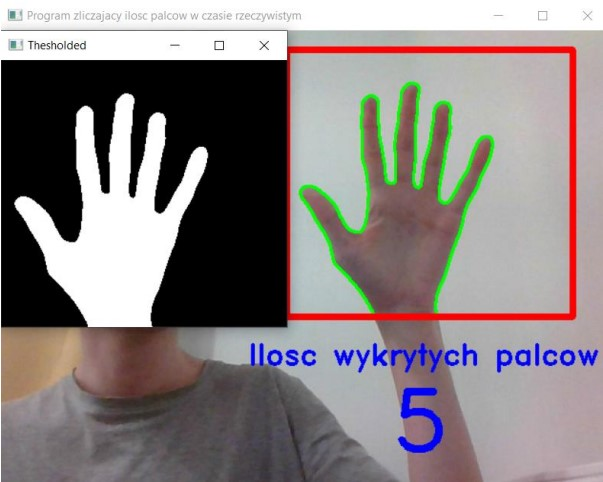
#> input picture images/5_fingers.jpg, 603 x 482 px, given in place of the camera
$ python main_1.py
#> lines starting #> are read from the running program, lines starting #| are printed output that depends on the picture
# Import bibliotek

import cv2
import numpy as np
from sklearn.metrics import pairwise

# Zdefiniowanie zmiennej przechowującej liczbę klatek do utworzenia zmiennej tlo oraz liczby klatek wymaganej do kalibracji
liczba_klatek = 0
liczba_klatek_kalibracja = 90

# Zdefiniowanie zmiennej Tlo oraz wagi wykorzystanej w proces
Tlo = None
waga = 0.5

# Ustawienie kwadratu ROI(Region of Interest) w
Top = 20
Bottom = 300
Right = 300
Left = 600

# Parametry blurowania Gaussowskiego

Gaussian_Par = 7

thresh_prog = 25

# Inicjalizacja kamery
cam = cv2.VideoCapture(0)

# Zdefiniowanie funkcji tworzącej uśrednione tło
def accum_weighted(frame, waga):
    global Tlo
    # If, która kopiuje pierwszą klatkę jako tło
    if Tlo is None:
        Tlo = frame.copy().astype("float")
        return None
    # Funkcja zliczająca średnią klatek na wejściu, accumulateWeighted(InputArray, InputOutputArray, alpha - waga input image)
    cv2.accumulateWeighted(frame, Tlo, waga)


# [78 lines left out: functions segment, count_fingers, not called in this run]


# Pętla odpowiedzialna za działanie programu
while True:
    #Przechwycenie klatki z kamery do zmiennej frame, a następnie wykonanie lustrzenego odbicia
    ret, frame = cam.read()
#> frame is the input picture: shape (482, 603, 3); mean B, G, R 129.3, 129.6, 136.6
    frame = cv2.flip(frame, 1) #Jedynka to odbicie pionowe
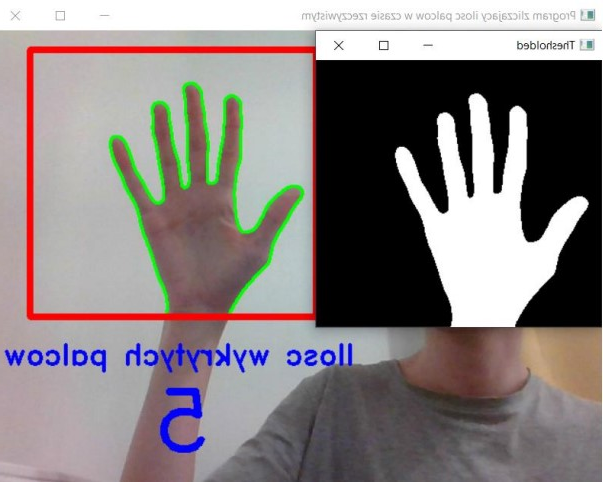
#> frame: shape (482, 603, 3); mean B, G, R 129.3, 129.6, 136.6
    Kwadrat_ROI = frame[Top:Bottom, Right:Left]
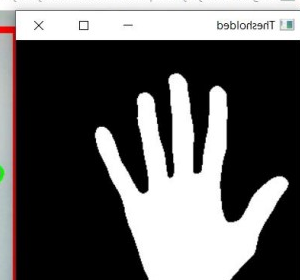
#> Kwadrat_ROI: shape (280, 300, 3); mean B, G, R 96.4, 96.5, 97.8
    cv2.putText(frame, 'Prog ' + str(thresh_prog), (15, 30), cv2.FONT_HERSHEY_SIMPLEX, 1, (255, 0, 0), 2, 1)
    cv2.putText(frame, 'Gauss ' + str(Gaussian_Par), (15, 60), cv2.FONT_HERSHEY_SIMPLEX, 1, (255, 0, 0), 2, 1)
    cv2.putText(frame, 'k - Kalibracja ', (15, 90), cv2.FONT_HERSHEY_SIMPLEX, 1, (255, 0, 0), 1, 1)
    cv2.putText(frame, 'x - Prog +5 ', (15, 120), cv2.FONT_HERSHEY_SIMPLEX, 1, (255, 0, 0), 1, 1)
    cv2.putText(frame, 'z - Prog -5 ', (15, 150), cv2.FONT_HERSHEY_SIMPLEX, 1, (255, 0, 0), 1, 1)
    cv2.putText(frame, 'q - Wyjscie ', (15, 180), cv2.FONT_HERSHEY_SIMPLEX, 1, (255, 0, 0), 1, 1)
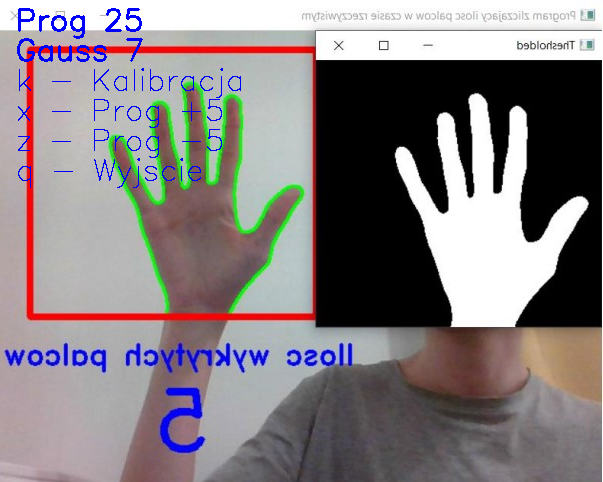
#> frame: shape (482, 603, 3); mean B, G, R 130.3, 127.6, 134.3
    # Zastosowanie Skali szarości wraz z blurem gaussowskim
    gray = cv2.cvtColor(Kwadrat_ROI, cv2.COLOR_BGR2GRAY)
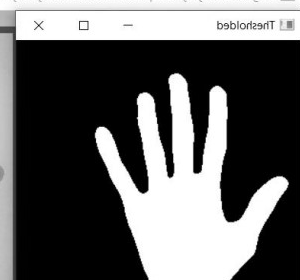
#> gray: shape (280, 300); min 0, max 255, mean 96.8
    blur = cv2.GaussianBlur(gray, (Gaussian_Par, Gaussian_Par), 0)
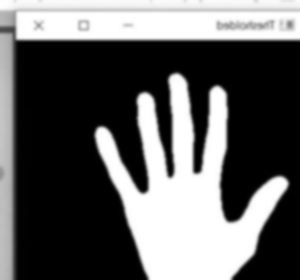
#> blur: shape (280, 300); min 0, max 255, mean 96.8

    # Wywołanie funkcji accum_weighted dla pierwszy n (liczba_klatek_kalibracja) klatek
    if liczba_klatek <= liczba_klatek_kalibracja:
        accum_weighted(blur, waga)
        cv2.putText(frame,'Trwa kalibracja tla', (298, 350), cv2.FONT_HERSHEY_DUPLEX, 1, (255, 0, 0), 2)

    else:
        hand = segment(blur)
        if hand is not None:
            thresholded, hand_segment = hand
            cv2.drawContours(frame, [hand_segment + (Right, Top)], -1, (0, 255, 0), 2, 1)
            fingers = count_fingers(thresholded, hand_segment)
            cv2.putText(frame, 'Ilosc wykrytych palcow ', (260, 350), cv2.FONT_HERSHEY_DUPLEX, 1, (255, 0, 0), 2, 1)
            cv2.putText(frame, str(fingers), (410, 440), cv2.FONT_HERSHEY_DUPLEX, 3, (255, 0, 0), 3, 3)
            cv2.imshow("Thesholded", thresholded)
        else:
            cv2.putText(frame, 'Umiesc dlon w czerwonym kwadracie !', (15, 350), cv2.FONT_HERSHEY_SIMPLEX, 1,(255, 0, 0), 2, 1)


    # Utworzenie kwadratu ROI do zczytywania dłoni
    cv2.rectangle(frame, (Left, Top), (Right, Bottom), (0, 0, 255), 5)
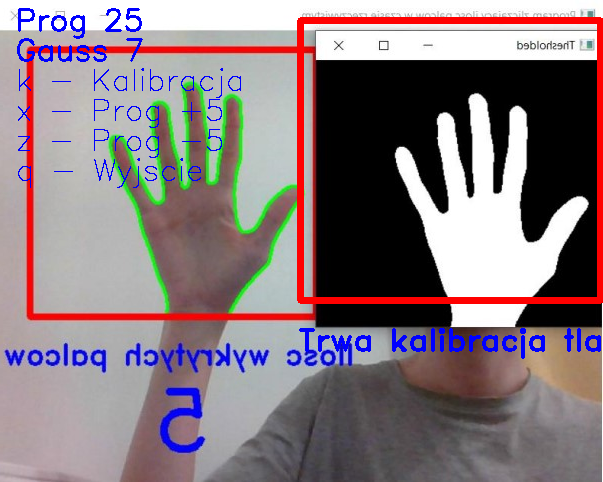
#> frame: shape (482, 603, 3); mean B, G, R 127.6, 122.5, 136.1

    cv2.imshow("Program zliczajacy ilosc palcow w czasie rzeczywistym", frame)

    # Inkrementacja zmiennej, która przechowuje liczbę klatek
    liczba_klatek += 1

    if cv2.waitKey(1) == ord('q'):
#> (key q is pressed here)
        break

    if cv2.waitKey(1) == ord('k'):
        liczba_klatek = 0

    if cv2.waitKey(1) == ord('x'):
        if thresh_prog > 5 and thresh_prog < 123:
            thresh_prog += 5

    if cv2.waitKey(1) == ord('z'):
        if thresh_prog > 11 and thresh_prog < 127:
            thresh_prog -= 5


# Zamknięcie okien
cam.release()
cv2.destroyAllWindows()

$ run again, on images/main_window.jpg
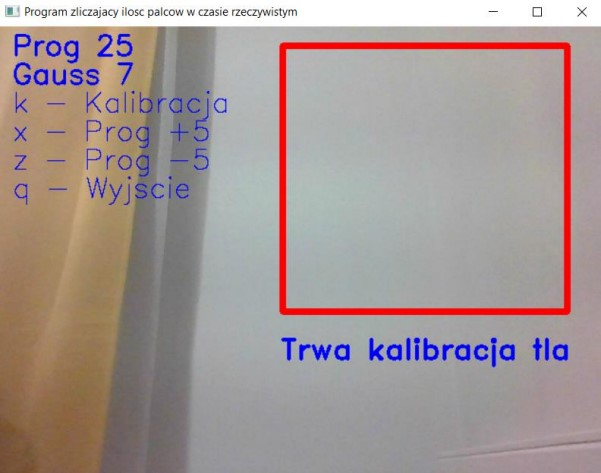
#> input picture images/main_window.jpg, 601 x 473 px, given in place of the camera
#> frame is the input picture: shape (473, 601, 3); mean B, G, R 149.1, 151.6, 164.5
#> `blur = cv2.GaussianBlur(gray, (Gaussian_Par, Gaussian_Par), 0)`:
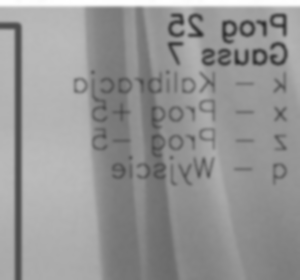
#> blur: shape (280, 300); min 45, max 255, mean 149.7
#> `cv2.rectangle(frame, (Left, Top), (Right, Bottom), (0, 0, 255), 5)`:
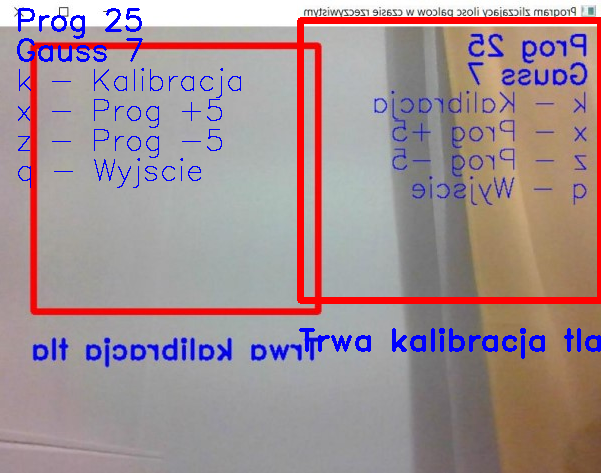
#> frame: shape (473, 601, 3); mean B, G, R 146.8, 143.8, 162.6
